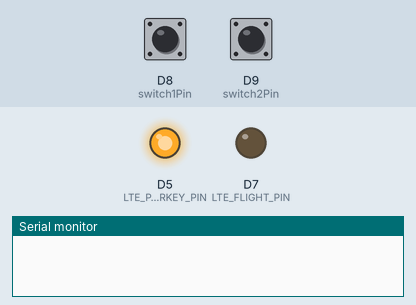
Bench run of a sketch on a simulated Arduino Zero (SAMD21). On the bench: output pins drawn as LEDs (lit = HIGH), the last lines printed to the serial monitor. Inputs (shaded band) come from the test bench; at power-on: D8 (switch1Pin) HIGH, D9 (switch2Pin) HIGH. No MQTT or app messages arrive unless stated; the modem accepts every AT command (registered, SIM ready, sends succeed) and sends nothing else.

Above: at 0.2 s.
At 3.3 s:
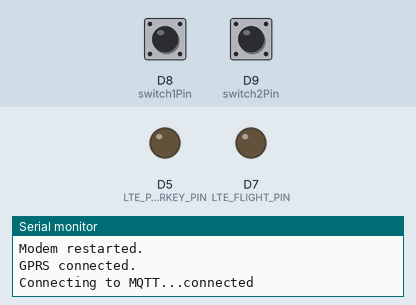
3.4 s: D8 (switch1Pin) pulled LOW for 0.15 s
6.5 s: D9 (switch2Pin) pulled LOW for 0.15 s
Timing chart, 0 to 9.5 s (numbered marks = the images above; inputs shaded):
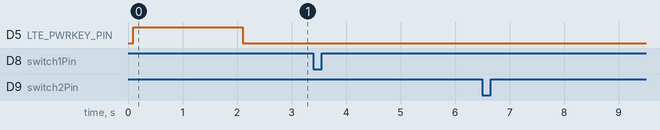

The sketch:

MQTT_tracker.ino
```cpp
#define TINY_GSM_MODEM_SIM7600

#include <TinyGsmClient.h>
#include <PubSubClient.h>

#define DEBUG false  // Declaring DEBUG constant

#define LTE_PWRKEY_PIN 5
#define LTE_RESET_PIN 6
#define LTE_FLIGHT_PIN 7

 const int switch1Pin = 8;
 const int switch2Pin = 9;

 volatile bool sosPressed = false;
 volatile bool okPressed = false;
 volatile bool sendingMessage = false;

 unsigned long lastTrackSendTime = 0;
 const unsigned long trackSendInterval = 2000; // 2  seconds

 int gpsSendAttempts = 0;
 const int maxAttempts = 25;

// Set up APN credentials
const char apn[] = "bsnlnet";
const char gprsUser[] = "";
const char gprsPass[] = "";
const char broker[] = "35.200.163.26";
const int brokerPort = 1883;

TinyGsm modem(Serial1);
TinyGsmClient gsmClient(modem);  // GSM Client for MQTT
PubSubClient mqtt(gsmClient);  // Initialize MQTT client

// Define the sendData function
String sendData(String command, const int timeout, boolean debug = false) {
    String response = "";
    Serial1.println(command);

    long int startTime = millis();
    while (millis() - startTime < timeout) {
        while (Serial1.available()) {
            char c = Serial1.read();
            response += c;
        }
    }

    if (debug) {
        SerialUSB.print(command);
        SerialUSB.print(" Response: ");
        SerialUSB.println(response);
    }

    return response;
}

// Define the extractNMEA function
String extractNMEA(String response) {
    int start = response.indexOf("+CGPSINFO: ");
    if (start != -1) {
        start += 11; // Move past "+CGPSINFO: "
        int end = response.indexOf("OK", start);
        if (end != -1 && end > start) {
            String nmea = response.substring(start, end);
            nmea.trim(); // Trim any leading/trailing whitespace
            return nmea;
        }
    }
    return ""; // Return empty string if NMEA sentence not found or invalid format
}

// Function to send track data
void sendTrackData() {
    String gpsInfo = sendData("AT+CGPSINFO", 1300, DEBUG);
    String nmeaSentence = extractNMEA(gpsInfo);
    SerialUSB.println(nmeaSentence + " nmea");

    if (nmeaSentence.length() > 8) {
        SerialUSB.println("Sending Track data");

        String jsonPayload = "{\"nmea\": \"" + nmeaSentence + "\",\"carId\":2}";

        // Publish the data to the MQTT broker
        mqtt.publish("blueband/car2/data", jsonPayload.c_str());
    }
}

// Function to connect to the cellular network and initialize modem
void setupModem() {
    SerialUSB.println("Initializing modem...");

    if (!modem.restart()) {
        SerialUSB.println("Failed to restart modem.");
        while (true);  // Halt execution
    }

    SerialUSB.println("Modem restarted.");

    modem.gprsConnect(apn);
    if (!modem.isGprsConnected()) {
        SerialUSB.println("GPRS not connected.");
        return;
    }

    SerialUSB.println("GPRS connected.");
}


// Function to connect to MQTT broker
void connectToMQTT() {
    while (!mqtt.connected()) {
        SerialUSB.print("Connecting to MQTT...");
        if (mqtt.connect("CarDevice_2")) {
            SerialUSB.println("connected");

            mqtt.subscribe("blueband/car2/status");
        } else {
            SerialUSB.print("failed, rc=");
            SerialUSB.print(mqtt.state());
            SerialUSB.println(" try again in 4 seconds");
            delay(4000);
        }
    }
}

void handleSosPress() {
    delay(50);  // Simple debounce
    if (digitalRead(switch1Pin) == LOW) {  // Check if the button is still pressed
        sosPressed = true;
    }
}

void handleOkPress() {
    delay(50);  // Simple debounce
    if (digitalRead(switch2Pin) == LOW) {  // Check if the button is still pressed
        okPressed = true;
    }
}

void setup() {
    SerialUSB.begin(115200);
    Serial1.begin(115200);

    pinMode(LTE_RESET_PIN, OUTPUT);
    digitalWrite(LTE_RESET_PIN, LOW);

    pinMode(LTE_PWRKEY_PIN, OUTPUT);
    digitalWrite(LTE_PWRKEY_PIN, LOW);
    delay(100);
    digitalWrite(LTE_PWRKEY_PIN, HIGH);
    delay(2000);
    digitalWrite(LTE_PWRKEY_PIN, LOW);

    pinMode(LTE_FLIGHT_PIN, OUTPUT);
    digitalWrite(LTE_FLIGHT_PIN, LOW);

    pinMode(switch1Pin, INPUT_PULLUP);  // Enable internal pull-up resistor
    pinMode(switch2Pin, INPUT_PULLUP);  // Enable internal pull-up resistor

    attachInterrupt(digitalPinToInterrupt(switch1Pin), handleSosPress, FALLING);
    attachInterrupt(digitalPinToInterrupt(switch2Pin), handleOkPress, FALLING);

    while (!SerialUSB) {
        delay(10);
    }

    sosPressed = false;
    okPressed = false;

    SerialUSB.println("Switch test initialized.");

    setupModem();  // Initialize modem and connect to network

    mqtt.setServer(broker, brokerPort);  // Set the MQTT broker server
    connectToMQTT();
}

void loop() {
    if (!mqtt.connected()) {
        connectToMQTT();
    }
    mqtt.loop();

    if (sosPressed) {
        sendingMessage = true;
        sosPressed = false;
        int max_sos_attempt = 0;
        while (max_sos_attempt++ < 25) {
            String payload = "{\"carId\":2, \"message\": \"SOS\"}";
            if (mqtt.publish("blueband/car2/sos", payload.c_str())) {
                SerialUSB.println("SOS DONE");
                break;
            }
            //SerialUSB.println("SOS NOT DONE");
        }
        sendingMessage = false;
    }

    if (okPressed) {
        sendingMessage = true;
        okPressed = false;
        int max_ok_attempt = 0;
        while (max_ok_attempt++ < 25) {
            String payload = "{\"carId\":2, \"message\": \"OK\"}";
            if (mqtt.publish("blueband/car2/ok", payload.c_str())) {
                SerialUSB.println("OK DONE");
                break;
            }
            //SerialUSB.println("OK NOT DONE");
        }
        sendingMessage = false;
    }

    if (!sendingMessage) {
        sendTrackData();  // Attempt to send track data only if no SOS or OK is being sent
    }

    delay(trackSendInterval); // Add a delay to prevent constant looping

}
```
